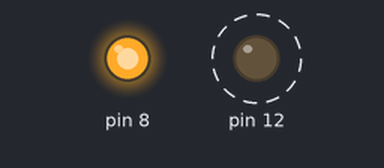
Bench run of a sketch on a simulated Arduino Uno, built with avr-gcc and run on an emulated ATmega328P. Parts: output pins drawn as LEDs (lit = HIGH). Dashed ring = blinking.

Above: at 0.5 s.
At 3.5 s:
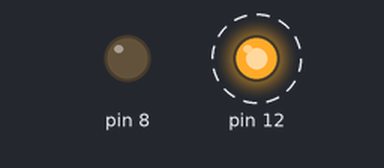
Timing chart, 0 to 5.2 s (numbered marks = the images above):
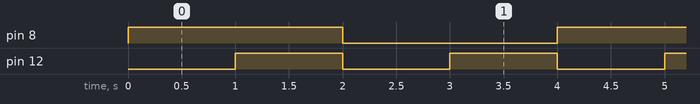

Measured:
- by itself, pin 8: alternates HIGH for 2.0 s and LOW for 2.0 s
- by itself, pin 12: alternates HIGH for 1.0 s and LOW for 1.0 s
- by itself, everything shown: repeats every 4.0 s, in 5 steps

The sketch:

Lab6.ino
```cpp
void setup() {
  // initialize digital pin LED_BUILTIN as an output.

  pinMode(8,OUTPUT);
  pinMode(12,OUTPUT);

}

// the loop function runs over and over again forever
void loop() {
// pin 12 is on for 1 second and off for 1 second (Red LED)
// pin 8 is on for 2 seconds and off for 2 seconds (Green LED)

 digitalWrite(8,HIGH);
 delay(1000);
 digitalWrite(12,HIGH);
 delay(1000);
 digitalWrite(8,LOW);
 digitalWrite(12,LOW);
 delay(1000);
 digitalWrite(12,HIGH);
 delay(1000);
 digitalWrite(12,LOW);
}

// Ethan  
```
